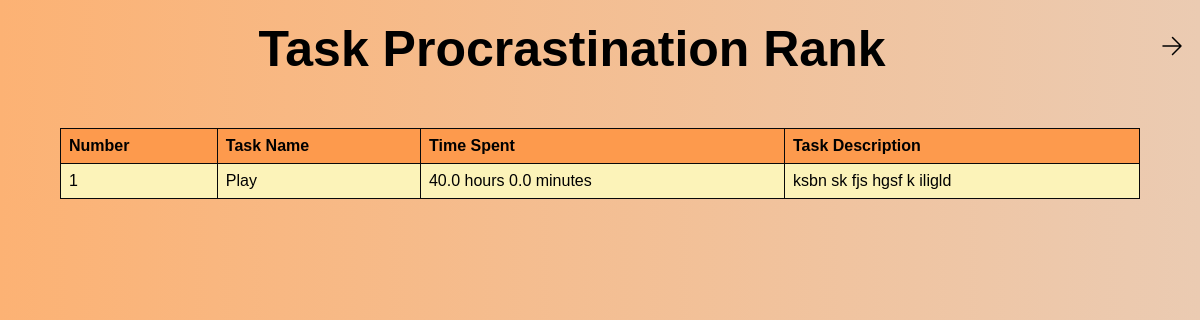
The app's page /rank with its own data.
### app.py (models this page shows)
class Task(db.Model):
    id = db.Column(db.Integer, primary_key=True)
    task_name = db.Column(db.String(150), nullable=False)
    task_description = db.Column(db.Text, nullable=False)
    task_date = db.Column(db.DateTime, nullable=False, default=datetime.utcnow)
    completion_time = db.Column(db.DateTime, nullable=True)
    status = db.Column(db.String(20), nullable=False, default='Pending')

### app.py (the view)
@app.route('/rank')
def rank():
    tasks = Task.query.all()
    sorted_tasks = []
    for task in tasks:
        if task.completion_time is not None:
            procrastination_level = task.completion_time - task.task_date
            sorted_tasks.append((task, procrastination_level))
    sorted_tasks.sort(key=lambda x: x[1], reverse=True)
    return render_template('rank.html', tasks=sorted_tasks)

### templates/rank.html (shortened to what this page needs)
<!DOCTYPE html>
<html>
<head>
    <link rel="stylesheet" href="{{ url_for('static', filename='css/rank.css') }}">
</head>
<body>
    <header>
        <nav>
            <ul>
                <li style="float:right; list-style-type: none;">
                    <a href="{{ url_for('homepage') }}">
                        <svg width="24px" height="24px" viewBox="0 0 24 24" stroke-width="1.5" fill="none" xmlns="http://www.w3.org/2000/svg" color="#000000">
                            <path d="M3 12L21 12M21 12L12.5 3.5M21 12L12.5 20.5" stroke="#000000" stroke-width="1.5" stroke-linecap="round" stroke-linejoin="round"></path>
                        </svg>
                    </a>
                </li>
            </ul>
        </nav>
    </header>
    <h1>Task Procrastination Rank</h1>
    <table border="1">
        <tr>
            <th>Number</th>
            <th>Task Name</th>
            <th>Time Spent</th>
            <th>Task Description</th>
        </tr>
        {% for task, procrastination_level in tasks %}
        <tr>
            <td>{{ loop.index }}</td>
            <td>{{ task.task_name }}</td>
            <td>{{ (task.completion_time - task.task_date).total_seconds() // 3600 }} hours
                {{ ((task.completion_time - task.task_date).total_seconds() % 3600) // 60 }} minutes</td>
            <td>{{ task.task_description }}</td>
        </tr>
        {% endfor %}
    </table>
</body>
</html>

### static/css/rank.css (style rules this page uses)
body { font-family: Arial, sans-serif; margin: 0; padding: 0; background-image: linear-gradient(to right, rgb(252, 178, 116), rgb(235, 203, 178)); }
h1 { font-size: 50px; text-align: center; margin-top: 20px; margin-bottom: 50px; }
table { width: 90%; border-collapse: collapse; margin: 0 auto; }
th, td { border: 1px solid #090909; padding: 8px; text-align: left; }
th { background-color: #fd9a4d; }
tr:nth-child(even) { background-color: #fcf3b9; }
tr:nth-child(odd) { background-color: #fcf3b9; }
li { float: left; }
li a { display: block; color: rgb(0, 0, 0); text-align: center; padding: 14px 16px; text-decoration: none; }

### records on screen
Task: task_name "Play", completion_time+task_date "40.0", completion_time+task_date "0.0", task_description "ksbn sk fjs hgsf k iligld"
